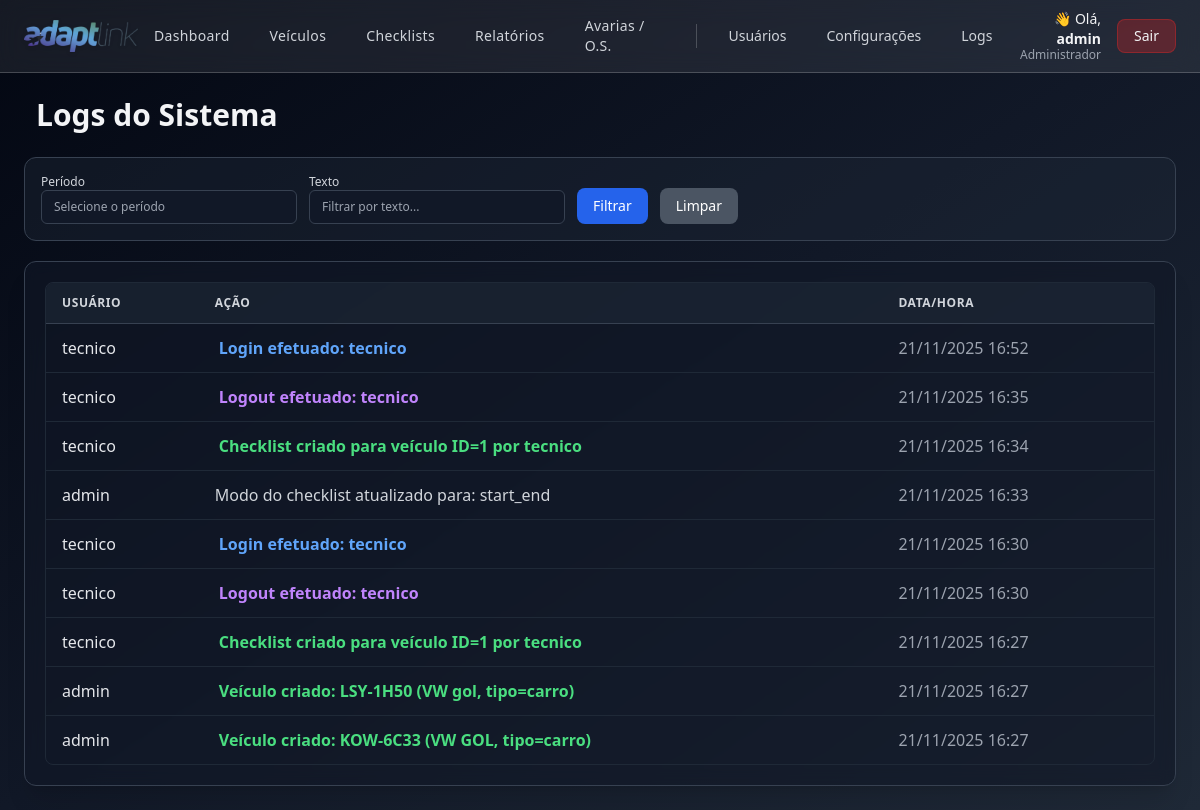
Before: /logs (signed in) with the older database file.
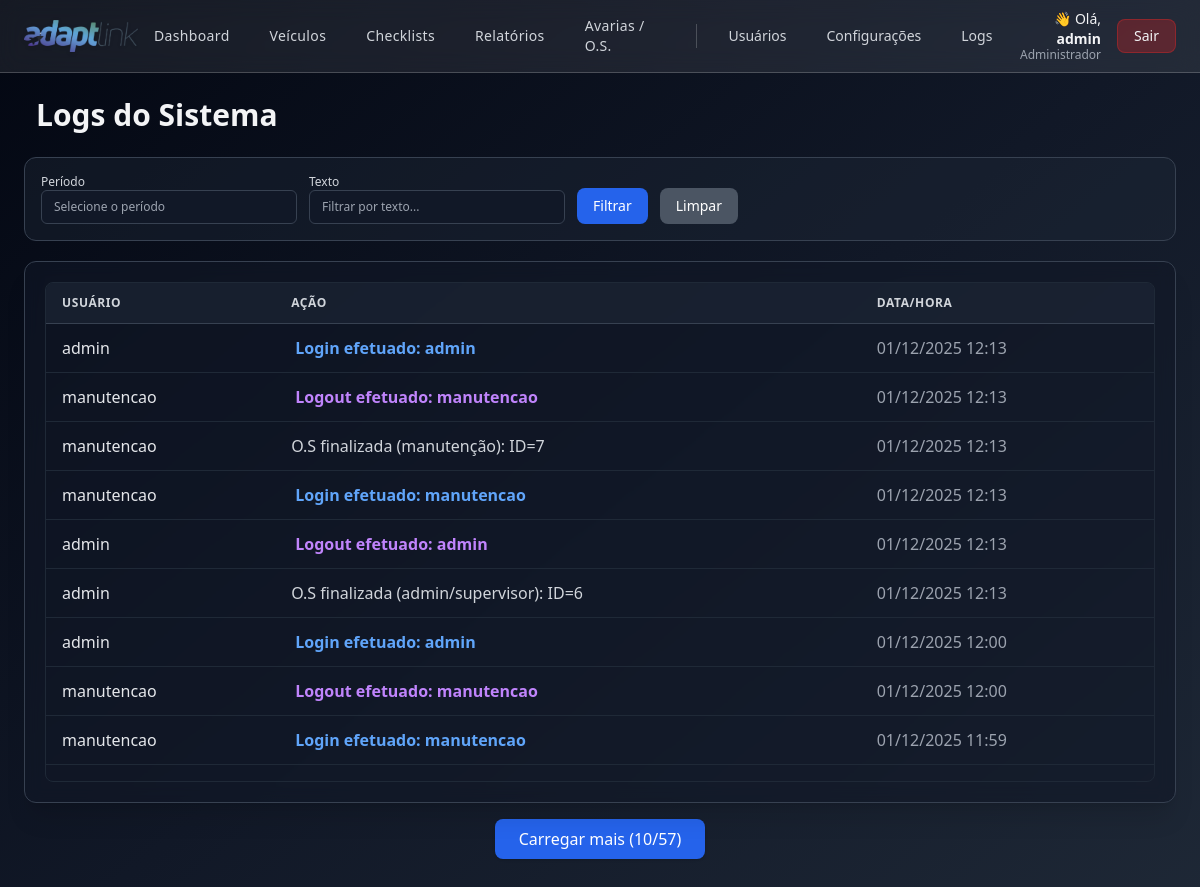
After: the same page with the newer database file.
### app.py (models this page shows)
class Log(db.Model):
    __tablename__ = "log"
    id = db.Column(db.Integer, primary_key=True)
    usuario = db.Column(db.String(100), nullable=False)
    acao = db.Column(db.String(255), nullable=False)
    data_hora = db.Column(db.DateTime, default=datetime.utcnow)

### app.py (the view, shortened to what this page needs)
@app.route("/logs")
@admin_required
def logs():
    periodo = request.args.get("periodo", "").strip()
    busca = request.args.get("busca", "").strip().lower()
    limit = int(request.args.get("limit", 10))  # quantidade inicial
    query = Log.query
    if busca:
        query = query.filter(
            Log.usuario.ilike(f"%{busca}%") |
            Log.acao.ilike(f"%{busca}%")
        )
    total_logs = query.count()
    registros = query.order_by(Log.data_hora.desc()).limit(limit).all()
    return render_template(
        "logs.html",
        registros=registros,
        limit=limit,
        total_logs=total_logs
    )

### app.py (called while the page is built, shortened)
@app.template_filter("br_datetime")
def br_datetime(value):
    if not value:
        return ""
    try:
        value_br = value - timedelta(hours=3)
        return value_br.strftime("%d/%m/%Y %H:%M")
    except Exception:
        return str(value)

@login_manager.user_loader
def load_user(uid):
    return User.query.get(int(uid))

def admin_required(view):
    @wraps(view)
    def wrapper(*args, **kwargs):
        if not current_user.is_authenticated:
            return redirect(url_for("login"))
        return view(*args, **kwargs)
    return wrapper

@app.context_processor
def inject_role_flags():
    return dict(
        ROLE_ADMIN=(current_user.is_authenticated and current_user.is_admin),
        ROLE_SUPERVISOR=(current_user.is_authenticated and current_user.is_supervisor),
        ROLE_TECH=(current_user.is_authenticated and current_user.is_tech),
        ROLE_MANUTENCAO=(current_user.is_authenticated and current_user.is_manutencao),
    )

    @property
    def is_admin(self):
        if self.role is None:
            return bool(self.is_admin_legacy)
        return self.role == "admin"

    @property
    def is_supervisor(self):
        return self.role == "supervisor"

### templates/logs.html (shortened to what the changed rows need)
{% extends "layout.html" %}
{% block content %}
<div class="max-w-6xl mx-auto">
    <div class="flex items-center justify-between mb-6">
        <h1 class="text-3xl font-semibold text-gray-100 flex items-center gap-3">
            Logs do Sistema
        </h1>
    </div>
    <div class="bg-gray-900/60 backdrop-blur rounded-xl border border-gray-700 shadow-xl p-5">
        <div class="max-h-[500px] overflow-y-auto rounded-lg border border-gray-800">
            <table id="tabelaLogs" class="min-w-full divide-y divide-gray-700">
                <thead class="bg-gray-800/60 sticky top-0 z-10">
                    <tr>
                        <th class="px-4 py-3 text-left text-gray-300 uppercase text-xs tracking-wider">
                            Usuário
                        </th>
                        <th class="px-4 py-3 text-left text-gray-300 uppercase text-xs tracking-wider">
                            Ação
                        </th>
                        <th class="px-4 py-3 text-left text-gray-300 uppercase text-xs tracking-wider">
                            Data/Hora
                        </th>
                    </tr>
                </thead>
                <tbody class="divide-y divide-gray-800 text-gray-200" id="tbodyLogs">
                    {% for r in registros %}
                    <tr class="hover:bg-gray-800/40 transition">
                        <td class="px-4 py-3 font-medium">{{ r.usuario }}</td>
                        <td class="px-4 py-3">
                            {% set text = r.acao.lower() %}
                            {% if "criado" in text %}
                                <span class="text-green-400 font-semibold">
                                    {{ r.acao }}
                                </span>
                            {% elif "excluído" in text or "delet" in text %}
                                <span class="text-red-400 font-semibold">
                                    <i class="fas fa-trash-alt mr-1"></i>{{ r.acao }}
                                </span>
                            {% elif "edit" in text or "alter" in text %}
                                <span class="text-yellow-400 font-semibold">
                                    <i class="fas fa-edit mr-1"></i>{{ r.acao }}
                                </span>
                            {% elif "login" in text %}
                                <span class="text-blue-400 font-semibold">
                                    {{ r.acao }}
                                </span>
                            {% elif "logout" in text %}
                                <span class="text-purple-400 font-semibold">
                                    {{ r.acao }}
                                </span>
                            {% else %}
                                <span class="text-gray-300">{{ r.acao }}</span>
                            {% endif %}
                        </td>
                        <td class="px-4 py-3 text-gray-400">
                            {{ r.data_hora|br_datetime }}
                        </td>
                    </tr>
                    {% endfor %}
                </tbody>
            </table>
        </div>
    </div>
    {% if limit < total_logs %}
    <div class="flex justify-center mt-4">
        <a href="{{ url_for('logs', limit=limit+20, periodo=request.args.get('periodo', ''), busca=request.args.get('busca', '')) }}"
           class="px-6 py-2 bg-blue-600 hover:bg-blue-700 text-white rounded-lg shadow">
            Carregar mais ({{ limit }}/{{ total_logs }})
        </a>
    </div>
    {% endif %}
</div>
<link rel="stylesheet" href="https://cdn.jsdelivr.net/npm/litepicker/dist/css/litepicker.css" />
{% endblock %}

### templates/layout.html (shortened to what this page needs)
<!doctype html>
<html lang="pt-BR" class="h-full">
  <head>
    <script src="https://cdn.tailwindcss.com"></script>
  </head>
  <body class="min-h-screen bg-gradient-to-br from-gray-950 via-gray-900 to-gray-800 text-gray-100">
    <header class="glass border-b border-white/20 sticky top-0 z-50">
      <div class="max-w-7xl mx-auto px-6 py-2 flex items-center justify-between">
        <div class="flex items-center gap-3">
          <img src="{{ url_for('static', filename='logo.png') }}"
               class="h-8 w-auto object-contain drop-shadow"
               alt="Logo">
        </div>
        {% if current_user.is_authenticated and (ROLE_ADMIN or ROLE_SUPERVISOR) %}
        <nav class="hidden md:flex items-center gap-2 text-sm font-medium mx-auto">
          {% set menu_items = [
            ('Dashboard', 'dashboard'),
            ('Veículos', 'vehicles'),
            ('Checklists', 'checklists'),
            ('Relatórios', 'reports'),
            ('Avarias / O.S.', 'avarias_registro')
          ] %}
          {% for label, route in menu_items %}
            <a href="{{ url_for(route) }}"
               class="px-4 py-2 rounded-lg text-gray-300 hover:text-white
                      hover:bg-blue-600/20 font-medium tracking-wide">
              {{ label }}
            </a>
          {% endfor %}
          {% if ROLE_ADMIN %}
            <a href="{{ url_for('users') }}"
               class="px-4 py-2 rounded-lg text-gray-300 hover:text-white hover:bg-blue-600/20">
               Usuários
            </a>
            <a href="{{ url_for('config_checklist') }}"
               class="px-4 py-2 rounded-lg text-gray-300 hover:text-white hover:bg-blue-600/20">
               Configurações
            </a>
            <a href="{{ url_for('logs') }}"
               class="px-4 py-2 rounded-lg text-gray-300 hover:text-white hover:bg-yellow-600/20">
               Logs
            </a>
          {% endif %}
        </nav>
        {% endif %}
        <div class="flex items-center gap-4">
          {% if current_user.is_authenticated %}
            <div class="text-right leading-tight">
              <p class="text-sm text-gray-100">
                👋 Olá, <span class="font-semibold">{{ current_user.username }}</span>
              </p>
              <p class="text-xs text-gray-400 -mt-0.5">
  {% if request.endpoint in ['checklist_mobile', 'manutencao_os'] %}
      Colaborador
  {% else %}
      {% if ROLE_ADMIN %}
          Administrador
      {% elif ROLE_SUPERVISOR %}
          Supervisor
      {% else %}
          Técnico
      {% endif %}
  {% endif %}
</p>
            </div>
            <a href="{{ url_for('logout') }}"
               class="px-4 py-1.5 rounded-lg text-sm bg-red-600/30 border border-red-600/40
                      hover:bg-red-600/40 hover:text-red-100">
              Sair
            </a>
          {% else %}
            <a href="{{ url_for('login') }}" class="text-sm hover:text-blue-400">
              Login
            </a>
          {% endif %}
        </div>
      </div>
    </header>
    <main class="max-w-7xl mx-auto px-6 py-6">
      {% block content %}{% endblock %}
    </main>
  </body>
</html>

Changed rows visible on the page:
no longer on this page (row unchanged): Log: usuario "tecnico", acao "Login efetuado: tecnico", data_hora|br_datetime "21/11/2025 16:52"
no longer on this page (row unchanged): Log: usuario "tecnico", acao "Logout efetuado: tecnico", data_hora|br_datetime "21/11/2025 16:35"
no longer on this page (row unchanged): Log: usuario "tecnico", acao "Checklist criado para veículo ID=1 por tecnico", data_hora|br_datetime "21/11/2025 16:34"
no longer on this page (row unchanged): Log: usuario "admin", acao "Modo do checklist atualizado para: start_end", data_hora|br_datetime "21/11/2025 16:33"
no longer on this page (row unchanged): Log: usuario "tecnico", acao "Login efetuado: tecnico", data_hora|br_datetime "21/11/2025 16:30"
no longer on this page (row unchanged): Log: usuario "tecnico", acao "Logout efetuado: tecnico", data_hora|br_datetime "21/11/2025 16:30"
no longer on this page (row unchanged): Log: usuario "tecnico", acao "Checklist criado para veículo ID=1 por tecnico", data_hora|br_datetime "21/11/2025 16:27"
no longer on this page (row unchanged): Log: usuario "admin", acao "Veículo criado: LSY-1H50 (VW gol, tipo=carro)", data_hora|br_datetime "21/11/2025 16:27"
no longer on this page (row unchanged): Log: usuario "admin", acao "Veículo criado: KOW-6C33 (VW GOL, tipo=carro)", data_hora|br_datetime "21/11/2025 16:27"
added Log: usuario "admin", acao "Login efetuado: admin", data_hora|br_datetime "01/12/2025 12:13"
added Log: usuario "manutencao", acao "Logout efetuado: manutencao", data_hora|br_datetime "01/12/2025 12:13"
added Log: usuario "manutencao", acao "O.S finalizada (manutenção): ID=7", data_hora|br_datetime "01/12/2025 12:13"
added Log: usuario "manutencao", acao "Login efetuado: manutencao", data_hora|br_datetime "01/12/2025 12:13"
added Log: usuario "admin", acao "Logout efetuado: admin", data_hora|br_datetime "01/12/2025 12:13"
added Log: usuario "admin", acao "O.S finalizada (admin/supervisor): ID=6", data_hora|br_datetime "01/12/2025 12:13"
added Log: usuario "admin", acao "Login efetuado: admin", data_hora|br_datetime "01/12/2025 12:00"
added Log: usuario "manutencao", acao "Logout efetuado: manutencao", data_hora|br_datetime "01/12/2025 12:00"
added Log: usuario "manutencao", acao "Login efetuado: manutencao", data_hora|br_datetime "01/12/2025 11:59"
Other visible differences:
{{ limit }}: (not shown) → "10"
{{ total_logs }}: (not shown) → "57"
text now shown: "Carregar mais ( / )"
